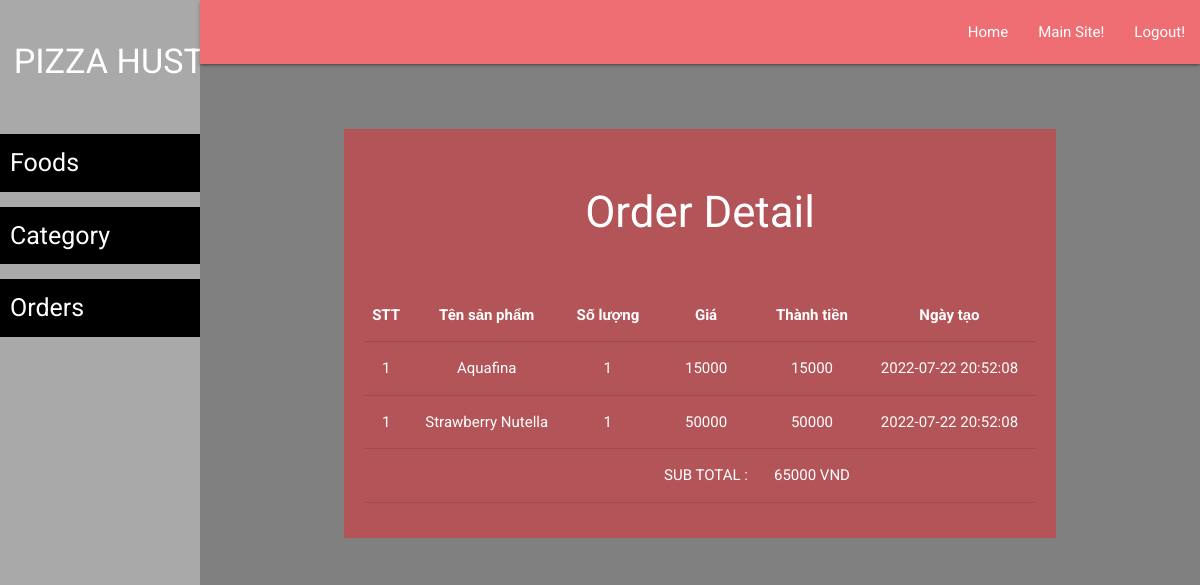
The app's page /admin/order-detail.php?id=4 (signed in) with its own data.
### tables this page shows
CREATE TABLE `order_detail` (
  `id` int(11) NOT NULL,
  `order_id` varchar(20) NOT NULL,
  `food_id` varchar(10) NOT NULL,
  `quantity` int(50) NOT NULL,
  `price` int(20) NOT NULL,
  `createAt` timestamp NOT NULL DEFAULT current_timestamp()
);

CREATE TABLE `food` (
  `id` int(20) NOT NULL,
  `cat_id` int(20) NOT NULL,
  `fname` varchar(50) NOT NULL,
  `price` int(20) NOT NULL,
  `description` varchar(500) NOT NULL,
  `imageUrl` varchar(100) NOT NULL
);

### cart-function.php (called while the page is built)
<?php
function subtotal($cart){
$subtotal=0;
foreach($cart as $key=>$value){
    $subtotal+=$value['quantity']*$value['price'];
}
return $subtotal;
}

### admin/order-detail.php (the view)
<?php require('layout/header.php'); ?>
<?php require('layout/left-sidebar-long.php'); ?>
<?php require('layout/topnav.php'); ?>
<?php require('layout/left-sidebar-short.php'); ?>
<?php include('../cart-function.php')?>
<?php
require('../backends/connection-pdo.php');
if(isset($_GET['id'])){
    $id_order=$_GET['id'];
    $sqlDetail="SELECT order_detail.order_id, order_detail.food_id,order_detail.quantity,order_detail.price,order_detail.createAt ,food.fname FROM order_detail
                INNER JOIN orders ON order_detail.order_id=orders.id
                INNER JOIN food ON order_detail.food_id=food.id
                WHERE order_detail.order_id= $id_order";
    $query = $pdoconn->prepare($sqlDetail);
$query->execute();
$arr_all = $query->fetchAll(PDO::FETCH_ASSOC);
}
?>
<div class="section white-text" style="background: #B35458;">
<div class="section">
    <h3>Order Detail</h3>
</div>
<div class="section center" style="padding: 20px;">
		<table class="centered responsive-table">
        <thead>
          <tr>
              <th>STT</th>
              <th>Tên sản phẩm</th>
              <th>Số lượng</th>
              <th>Giá</th>
              <th>Thành tiền</th>
              <th>Ngày tạo</th>
          </tr>
        </thead>
        <tbody>
          <?php
            foreach ($arr_all as $key=>$value) {
              $total=(int)$value["quantity"]*(int)$value["price"];
          ?>
          <tr>
            <td><?php echo $key=1 ?></td>
            <td><?php echo $value['fname']; ?></td>
            <td><?php echo $value['quantity']; ?></td>
            <td><?php echo $value['price']; ?></td>
            <td><?php echo $total ;?></td>
            <td><?php echo $value['createAt'];?></td>
          </tr>
          <?php ; } ?>
          <tr>
            <td></td>
            <td></td>
            <td></td>
            <td >SUB TOTAL :</td>
            <td class="sub-total" colspan="1"><?php echo subtotal($arr_all) ?>  VND</td>
          </tr>
        </tbody>
      </table>
	</div>
</div>

### css/form-style.css (style rules this page uses)
body { background: gray; font-family: "Roboto", sans-serif; -webkit-font-smoothing: antialiased; -moz-osx-font-smoothing: grayscale; }

### records on screen
order_detail: key "1", food.fname "Aquafina", quantity "1", price "15000", createAt "2022-07-22 20:52:08"
order_detail: key "1", food.fname "Strawberry Nutella", quantity "1", price "50000", createAt "2022-07-22 20:52:08"

### other values on screen
subtotal($arr_all) "65000"
